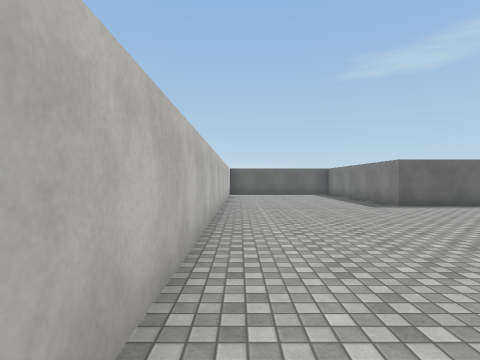
[1] (above)

24 first-person views from a walk through a scene from a Unity 3-D project. The camera is 1.4 m above the floor, looks level and sees 80° across. The floor is counted in squares, 2 m on a side. Each view is taken from the middle of a square. On the plan, view 1 faces up. The plan holds only what a view shows up to about 10 squares ahead; the rest is blank. The place goes on beyond the plan. The player is left out. Door leaves are left out, so doorways stand open. Surface patterns are stand-ins for the level's own textures.

[2]
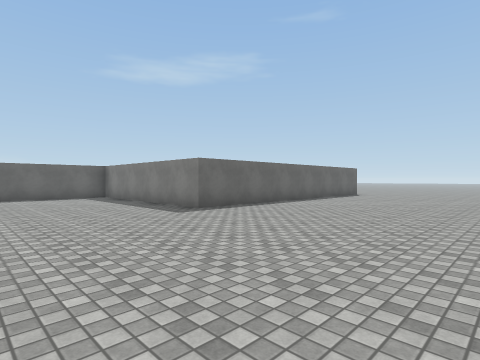

[3]
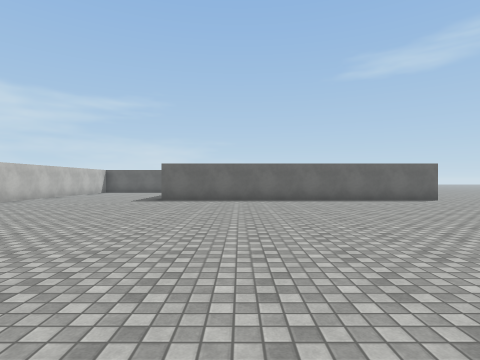

[4]
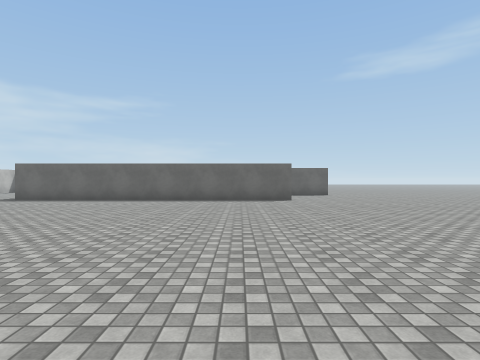

[5]
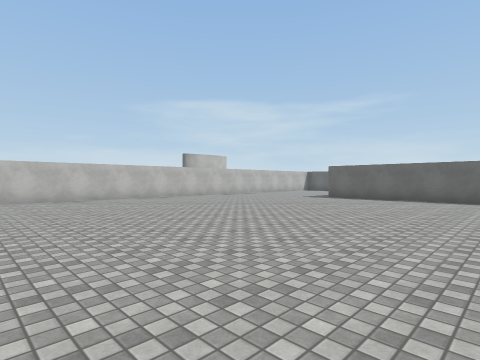

[6]
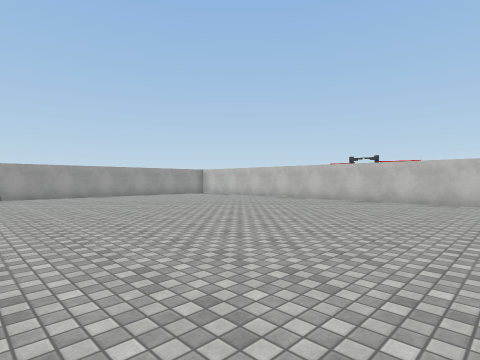

[7]
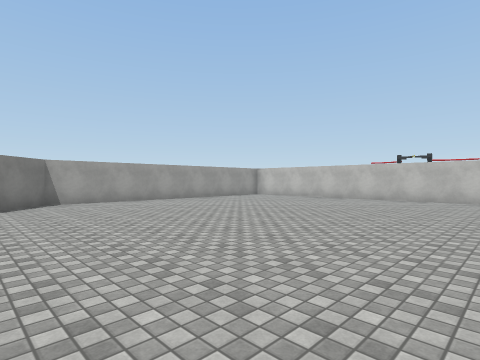

[8]
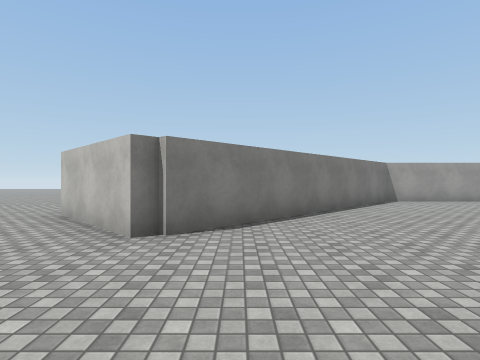

[9]
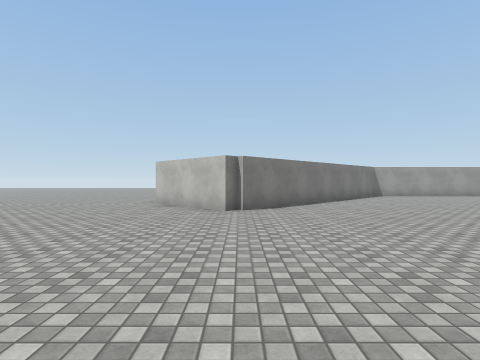

[10]
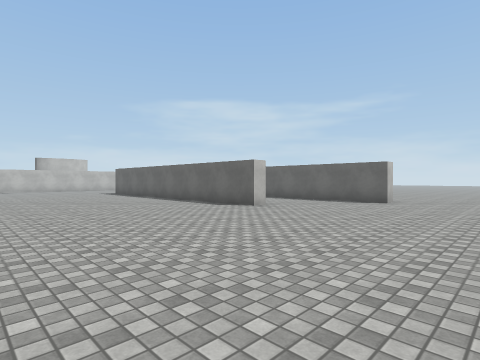

[11]
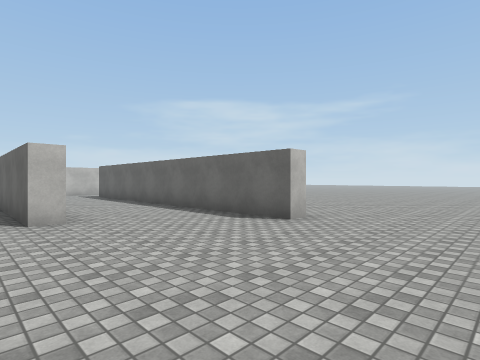

[12]
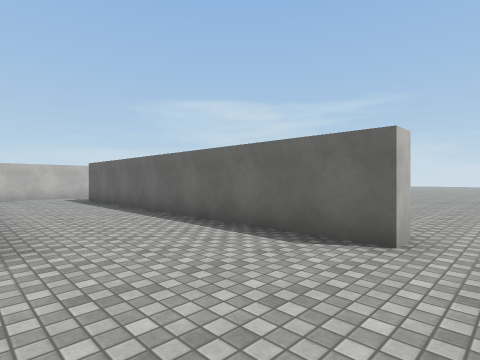

[13]
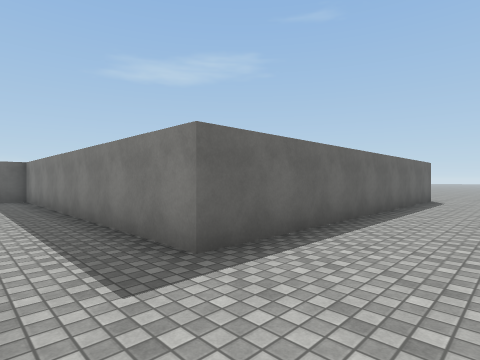

[14]
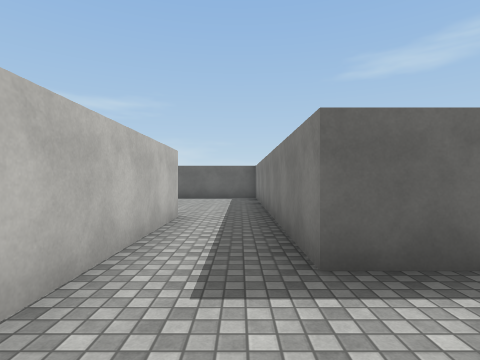

[15]
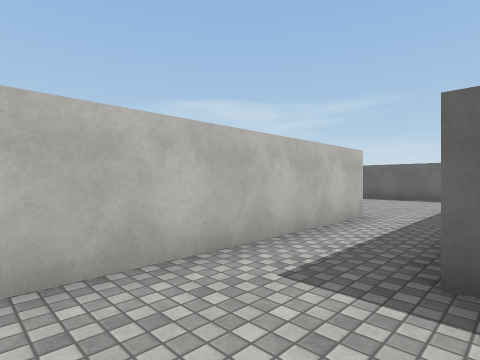

[16]
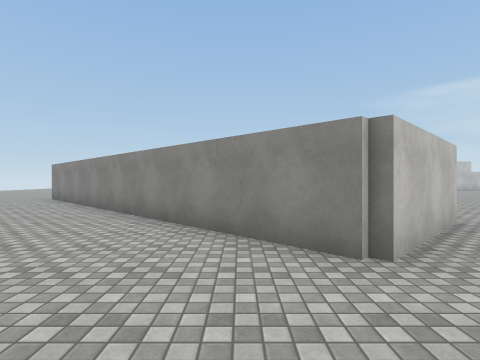

[17]
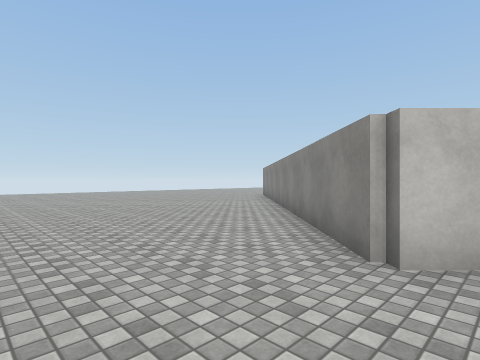

[18]
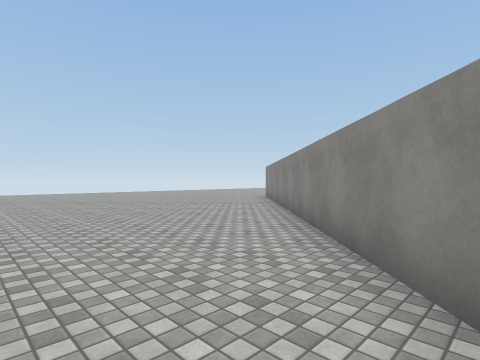

[19]
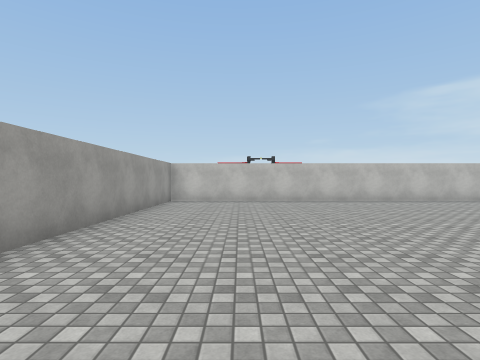

[20]
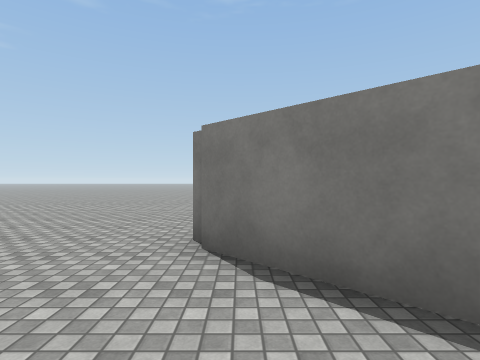

[21]
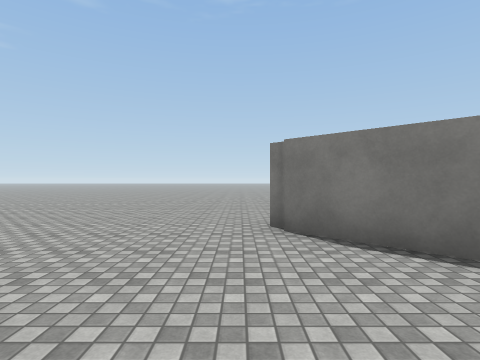

[22]
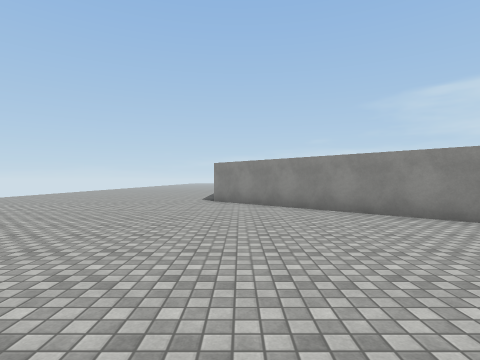

[23]
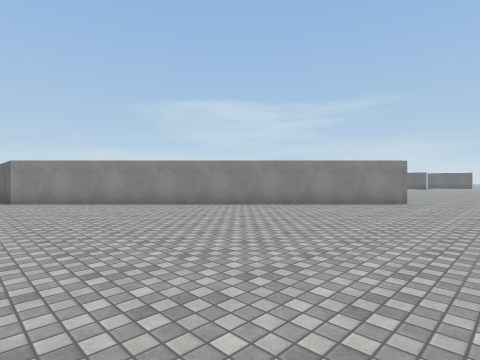

[24]
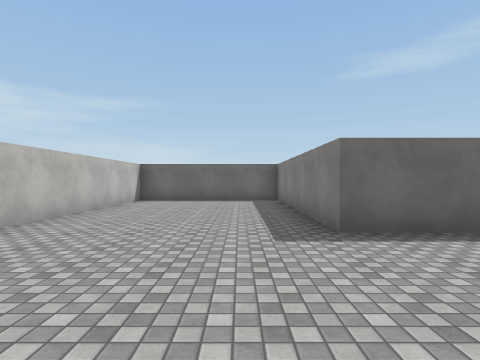

### Floor plan
Points are (right, up) in squares from view 1. A wall is a line through its corners. A room is listed if a view was taken in it or the views show most of it. See-through windows are left out.
Room 1 (views 1, 2, 3, 4, 5, 6, 7, 8, 9, 10, 11, 12, 16, 17, 18, 19, 20, 21, 22, 23, 24)
walls: (14, -5.8) (14.3, -5.5) (16.7, -7.8) (8.6, -15.8); (13.8, 8.4) (13.8, 7.8) (4.3, 7.8) (4.3, 14) (-0.5, 14) (-0.5, -11.3) (8.3, -11.3) (14, -5.6); (16.1, 11.8) (16.1, 11.2) (10, 11.2)
ways out: open door at (10, 9.5) to room 2; opening at (8, -17); opening at (18, 11)
Room 2 (views 13, 14, 15)
walls: (4.8, 14.5) (4.8, 9); (10, 11.2) (6.6, 11.2) (6.6, 20.1) (4, 20.1)
ways out: open door at (10, 9.5) to room 1

Positions as (right, up) in squares from view 1, and headings:
1: (0, 0), facing up
2: (0, 2), facing up-right
3: (7, -2), facing up
4: (12, -2), facing up
5: (10, -3), facing up-left
6: (9, 1), facing down-left
7: (10, -2), facing down-left
8: (13, -2), facing down
9: (14, 1), facing down
10: (19, 2), facing up-left
11: (19, 7), facing up-left
12: (17, 8), facing up-left
13: (5, 9), facing up-right
14: (6, 9), facing up
15: (7, 9), facing up-left
16: (19, -9), facing left
17: (19, -7), facing down-left
18: (18, -8), facing down-left
19: (9, -9), facing left
20: (11, -6), facing right
21: (10, -5), facing right
22: (18, -15), facing left
23: (19, -17), facing up-left
24: (3, 4), facing up
